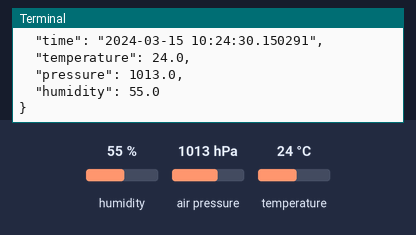
The program below on a simulated Raspberry Pi (BCM pin numbers). Shown: the last lines printed to the terminal. The test bench sets the inputs (shaded band); at power-on: humidity 55 %, air pressure 1013 hPa, temperature 24 °C. The clock reads 2024-03-15 10:24:30 at power-on unless the program sets it; no MQTT or app messages arrive unless stated.

Above: at 1.3 s.
1.4 s: humidity set to 22 %
At 6.4 s:
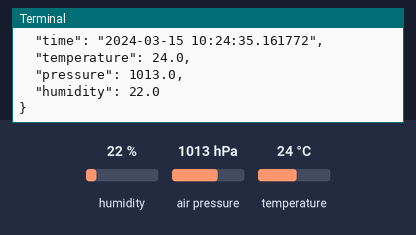
7.4 s: air pressure set to 952 hPa
At 10.7 s:
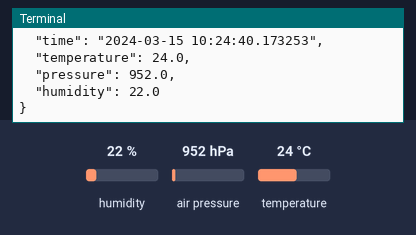
13.4 s: temperature set to 12 °C
Timing chart, 0 to 16.4 s (numbered marks = the images above; inputs shaded):
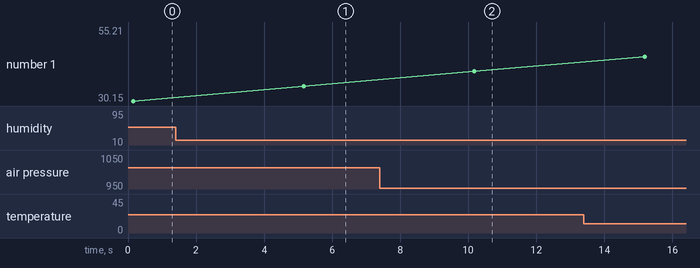

The program:

mqtt_main.py
```python
#!/usr/bin/env python

import paho.mqtt.client as mqtt
import smbus2
import bme280
import json
import time
import datetime as dt
import uuid
from collections import OrderedDict

count = 0

try:
    #uuid generating
    def_id = "HUGO01"
    div_uid = uuid.uuid3(uuid.NAMESPACE_OID, def_id)

    #mqtt publisher
    broker_address = "192.168.200.126"
    client2 = mqtt.Client("TempressurClient")
    client2.connect(broker_address)

    #bme280 initialized
    port = 1
    address = 0x76
    bus = smbus2.SMBus(port)

    bme280.load_calibration_params(bus, address)

    while True:
        count += 1
        currtime = dt.datetime.now().strftime('%Y-%m-%d %H:%M:%S.%f')

        # 센서값 가져오기
        data = bme280.sample(bus, address)
        # groupdata 만들기
        raw_data = OrderedDict()

        raw_data["uuid"] = def_id
        raw_data["time"] = currtime
        raw_data["temperature"] = data.temperature
        raw_data["pressure"] = data.pressure
        raw_data["humidity"] = data.humidity

        pub_data = json.dumps(raw_data, ensure_ascii=False, indent="\t")

        #mqtt published
        print(div_uid, pub_data)
        client2.publish("home/sensor1/data/", pub_data)

        time.sleep(5)

except Exception as ex:
    print('Error raised ', ex)
```

Measured:
- after the input at 1.4 s, the terminal: prints a new line after 3.8 s (image 1)
- after the input at 7.4 s, the terminal: prints a new line after 2.8 s (image 2)
